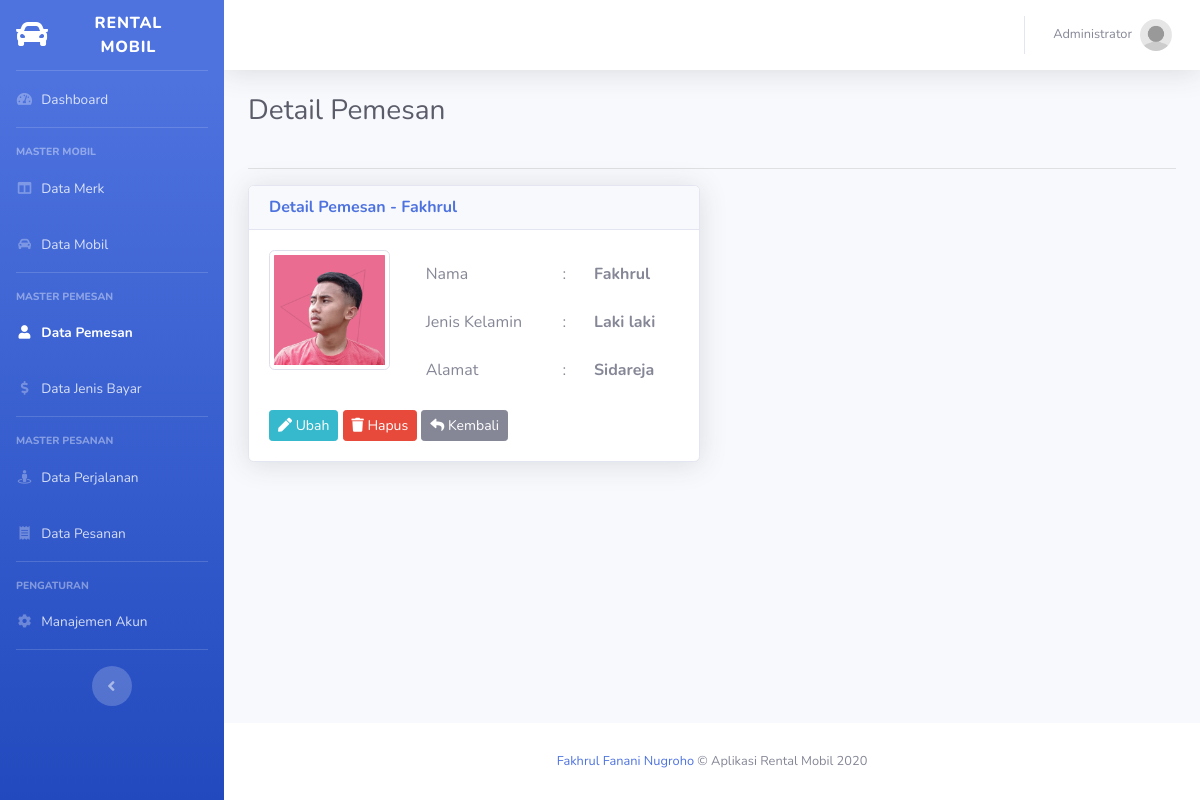
Page /pemesan/detail/6 (signed in) on the committed database.
### tables this page shows
CREATE TABLE `tbl_pemesan` (
  `id` int(11) NOT NULL,
  `nama` varchar(50) DEFAULT NULL,
  `alamat` varchar(100) DEFAULT NULL,
  `jenis_kelamin` enum('L','P') DEFAULT NULL,
  `foto` varchar(100) DEFAULT NULL
);

### controllers/C_Pemesan.php (called while the page is built, shortened)
<?php
class C_Pemesan extends Controller{
	public function __construct(){
		$this->pemesan = $this->model('M_Pemesan');
	}
	public function detail($id){
		$data = [
			'aktif' => 'pemesan',
			'judul' => 'Detail Pemesan',
			'pemesan' => $this->pemesan->detail($id)->fetch_object(),
		];
		$this->view('pemesan/detail', $data);
	}
}

### index.php (called while the page is built, shortened)
<?php
require_once BASEPATH . DS . 'core' . DS . 'Database.php';
require_once BASEPATH . DS . 'core' . DS . 'Model.php';
new Route();
?>

### functions/url_function.php (called while the page is built, shortened)
<?php
function base_url($path = null){
	if(isset($path)){
		$path = filter_var($path, FILTER_SANITIZE_URL);
		$path = rtrim($path, '/');
		return BASE_URL . $path;
	}
	return BASE_URL;
}

### core/Model.php (called while the page is built, shortened)
<?php
class Model {
	public function __construct(){
		$this->db = new Database();
	}
	public function get_where($table, $where = [], $kolom = []){
		if (count($kolom) == 0) {
			$this->_query = "SELECT * FROM {$table}";
		}
		$this->_query = $this->_query . " WHERE ";
		foreach ($where as $key => $value) {
			$this->_query = $this->_query . "{$key} = '{$value}'";
		}
	}
	public function execute(){
		return $this->db->query($this->_query);
	}
}

### core/Database.php (called while the page is built, shortened)
<?php
class Database {
	public function __construct(){
		$this->_koneksi = new mysqli(DB_HOST, DB_USER, DB_PASS, DB_NAME);
	}
	public function query($query){
		return $this->_koneksi->query($query);
	}
}

### models/M_Pemesan.php (called while the page is built, shortened)
<?php
class M_Pemesan extends Model {
	public function detail($id){
		$query = $this->execute();
		return $query;
	}
}

### views/pemesan/detail.php (the view, shortened to what this page needs)
<!DOCTYPE html>
<html lang="en">
<head>
	<link href="<?= base_url('sb-admin-2/') ?>/vendor/fontawesome-free/css/all.min.css" rel="stylesheet" type="text/css">
	<link href="<?= base_url('sb-admin-2/') ?>/css/sb-admin-2.min.css" rel="stylesheet">
	<link href="<?= base_url('sb-admin-2/') ?>/vendor/datatables/dataTables.bootstrap4.min.css" rel="stylesheet">
</head>
<body id="page-top">
	<div id="wrapper">
	<div id="content-wrapper" class="d-flex flex-column">
		<div id="content">
			<div class="container-fluid">
				<div class="row">
					<div class="col-sm-12">
						<div class="clearfix">
							<div class="float-left">
								<h1 class="h3 mb-4 text-gray-800"><?= $judul ?></h1>
							</div>
						</div>
						<hr>
					</div>
				</div>
				<div class="row">
					<div class="col-md-6">
						<div class="card shadow">
							<div class="card-header">
								<h6 class="m-0 font-weight-bold text-primary"><?= $judul ?> - <?= $pemesan->nama ?></h6>
							</div>
							<div class="card-body">
								<div class="row">
									<div class="col-md-4">
										<img src="<?= base_url('uploads/' . $pemesan->foto) ?>" alt="<?= $pemesan->nama ?>" class="img-thumbnail mb-4">
									</div>
									<div class="col-md-8">
										<table class="table table-borderless">
											<tr>
												<td>Nama</td>
												<td>:</td>
												<td><b><?= $pemesan->nama ?></b></td>
											</tr>
											<tr>
												<td>Jenis Kelamin</td>
												<td>:</td>
												<td><b><?= $pemesan->jenis_kelamin == 'L' ? 'Laki laki' : 'Perempuan' ?></b></td>
											</tr>
											<tr>
												<td>Alamat</td>
												<td>:</td>
												<td><b><?= $pemesan->alamat ?></b></td>
											</tr>
										</table>
									</div>
								</div>
								<div class="row">
									<div class="col">
										<a href="<?= base_url('pemesan/ubah/' . $pemesan->id) ?>" class="btn btn-sm btn-info"><i class="fa fa-pen"></i> Ubah</a>
         								<a href="<?= base_url('pemesan/hapus/' . $pemesan->id) ?>" class="btn btn-sm btn-danger" onclick="return confirm('apakah anda yakin?')"><i class="fa fa-trash"></i> Hapus</a>
										<a href="<?= base_url('pemesan') ?>" class="btn btn-sm btn-secondary"><i class="fa fa-reply"></i> Kembali</a>
									</div>
								</div>
							</div>
						</div>
					</div>
				</div>
			</div>
		</div>
	</div>
	</div>
</body>
</html>

### rows in the picture
tbl_pemesan: nama "Fakhrul", foto (picture), alamat "Sidareja"

### other values in the picture
$_SESSION['login']['nama'] "Administrator"
$judul "Detail Pemesan"
